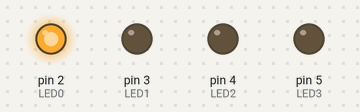
This sketch was run on a simulated Arduino Uno, built with avr-gcc and run on an emulated ATmega328P. On the bench: output pins drawn as LEDs (lit = HIGH).

Above: at 0.2 s.
At 1.2 s:
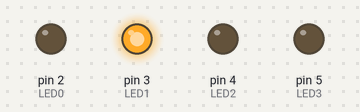
At 2.2 s:
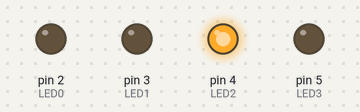
At 3.2 s:
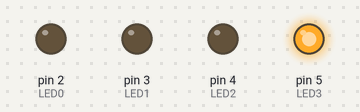
At 4.7 s:
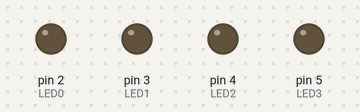
Timing chart, 0 to 5.2 s (numbered marks = the images above):
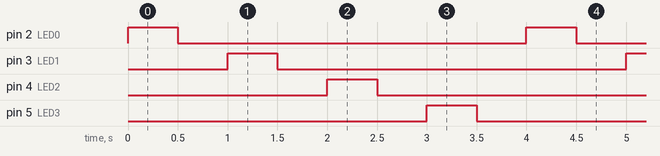

Measured:
- by itself, pin 2 (LED0), pin 3 (LED1), pin 4 (LED2), pin 5 (LED3): alternates HIGH for 0.50 s and LOW for 3.5 s
- by itself, everything shown: repeats every 4.0 s, in 8 steps

The sketch:

_4Led_Sequence.ino
```cpp
// pin constants
const int DIO2 = 2;
const int DIO3 = 3;
const int DIO4 = 4;
const int DIO5 = 5;

// program configuration
const int LED0 = DIO2;
const int LED1 = DIO3;
const int LED2 = DIO4;
const int LED3 = DIO5;

int pinState = 0x00;

int leds[] = {LED0, LED1, LED2, LED3 };


void setup()
{
  pinMode(LED0, OUTPUT);
  pinMode(LED1, OUTPUT);
  pinMode(LED2, OUTPUT);
  pinMode(LED3, OUTPUT);
}

void loop()
{
  int ledCount = (sizeof(leds) / sizeof(LED0));
  for(int i = 0; i < ledCount; i++)
  {
    toggle(leds[i]);
    delay(500);
    toggle(leds[i]);
    delay(500);
  }
}

void toggle(int pin)
{
  if(bitRead(pinState, pin))
  {
    off(pin);
  }
  else
  {
    on(pin);
  }
}

void off(int pin)
{
  digitalWrite(pin, 0);
  bitClear(pinState, pin); // tag state as off
}

void on(int pin)
{
  digitalWrite(pin, 1);
  bitSet(pinState, pin); // tag state as on
}
```
